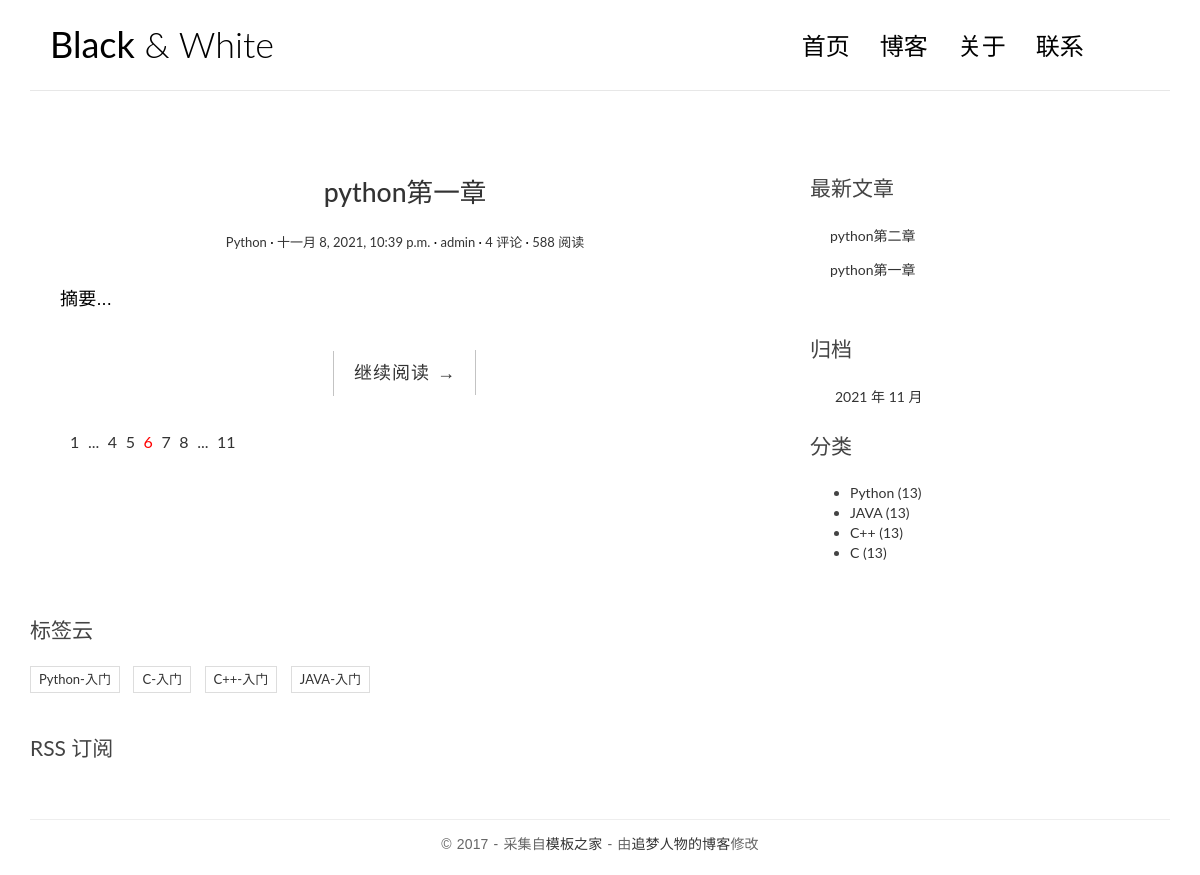
Page /tags/1/ on the committed database.
### apps/blog_2/models.py (models this page shows, shortened)
class BaseModel(models.Model):
    create_time = models.DateTimeField(default=datetime.now,
                                       verbose_name="添加时间")
    update_time = models.DateTimeField(auto_now=True,
                                       verbose_name='更新时间')  # 最后更新时间
    class Meta:
        abstract = True

class Post(BaseModel):
    title = models.CharField(max_length=70, verbose_name='文章标题')
    body = models.TextField(verbose_name='文章正文')
    excerpt = models.CharField(max_length=200, blank=True, verbose_name='正文内容')
    category = models.ForeignKey(Category, on_delete=models.CASCADE,
                                 verbose_name='文章所属分类')
    tags = models.ManyToManyField(Tag, blank=True, verbose_name='文章所属标签')
    author = models.ForeignKey(User, on_delete=models.CASCADE,
                               verbose_name='作者')
    class Meta:
        verbose_name = '文章'
        verbose_name_plural = verbose_name
    def get_absolute_url(self):
        print('*' * 10)
        print(self.pk)
        return reverse('blog_2:detail', kwargs={'pk': self.pk})

class Category(BaseModel):
    name = models.CharField(max_length=100, verbose_name='分类名称')
    class Meta:
        verbose_name = '分类'
        verbose_name_plural = verbose_name

class Tag(BaseModel):
    name = models.CharField(max_length=100, verbose_name='标签名称')
    class Meta:
        verbose_name = '标签'
        verbose_name_plural = verbose_name

### apps/blog_2/views.py (the view)
# urls.py: path('tags/<int:pk>/', views.tag, name='tag'),
def tag(request, pk):
    tag = get_object_or_404(Tag, pk=pk)
    post_list = Post.objects.filter(tags=tag).order_by('-create_time')
    return render(request, 'blog1/index.html',
                  context={'post_list': post_list})

### apps/blog_2/templatetags/blog_extras.py (called while the page is built)
@register.inclusion_tag('blog1/inclusions/_recent_posts.html',
                        takes_context=True)
def show_recent_posts(context, num=5):
    return {
        'recent_post_list': Post.objects.all().order_by('-create_time')[:num],
    }

@register.inclusion_tag('blog1/inclusions/_archives.html', takes_context=True)
def show_archives(context):
    return {
        'date_list': Post.objects.dates('create_time', 'month', order='DESC'),
    }

@register.inclusion_tag('blog1/inclusions/_categories.html',
                        takes_context=True)
def show_categories(context):
    return {
        'category_list': Category.objects.all(),
    }

@register.inclusion_tag('blog1/inclusions/_tags.html', takes_context=True)
def show_tags(context):
    return {
        'tag_list': Tag.objects.all(),
    }

### templates/blog1/index.html (shortened to what this page needs)
{% load static %}
{%load blog_extras%}
<!DOCTYPE html>
<html>
<head>
    <link rel="stylesheet"
          href="http://code.ionicframework.com/ionicons/2.0.1/css/ionicons.min.css">
    <link rel="stylesheet" href="{% static 'css/bootstrap.min.css' %}">
    <link rel="stylesheet" href="{% static 'css/pace.css' %}">
    <link rel="stylesheet" href="{% static 'css/custom.css' %}">
</head>
<body>
<div class="container">
    <header id="site-header">
        <div class="row">
            <div class="col-md-4 col-sm-5 col-xs-8">
                <div class="logo">
                    <h1><a href="index.html"><b>Black</b> &amp; White</a></h1>
                </div>
            </div>
            <div class="col-md-8 col-sm-7 col-xs-4">
                <nav class="main-nav" role="navigation">
                    <div class="collapse navbar-collapse" id="bs-example-navbar-collapse-1">
                        <ul class="nav navbar-nav navbar-right">
                            <li class="cl-effect-11"><a href="index.html" data-hover="首页">首页</a></li>
                            <li class="cl-effect-11"><a href="full-width.html" data-hover="博客">博客</a></li>
                            <li class="cl-effect-11"><a href="about.html" data-hover="关于">关于</a></li>
                            <li class="cl-effect-11"><a href="contact.html" data-hover="联系">联系</a></li>
                        </ul>
                    </div>
                </nav>
            </div>
        </div>
    </header>
</div>
<div class="content-body">
    <div class="container">
        <div class="row">
            <main class="col-md-8">
                {% for post in post_list %}
                <article class="post post-{{ post.pk }}">
                    <header class="entry-header">
                        <h1 class="entry-title">
                            <a href="{{ post.get_absolute_url }}">{{ post.title }}</a>
                        </h1>
                        <div class="entry-meta">
                            <span class="post-category"><a href="#">{{ post.category.name }}</a></span>
                            <span class="post-date"><a href="#"><time class="entry-date"
                                                                      datetime="{{ post.create_time }}">{{ post.create_time }}</time></a></span>
                            <span class="post-author"><a href="#">{{ post.author }}</a></span>
                            <span class="comments-link"><a href="#">4 评论</a></span>
                            <span class="views-count"><a href="#">588 阅读</a></span>
                        </div>
                    </header>
                    <div class="entry-content clearfix">
                        <p>{{ post.excerpt }}...</p>
                        <div class="read-more cl-effect-14">
                            <a href="{{ post.get_absolute_url }}" class="more-link">继续阅读 <span class="meta-nav">→</span></a>
                        </div>
                    </div>
                </article>
                {% empty %}
                    <div class="no-post">暂时还没有发布的文章！</div>
                {% endfor %}
                <div class="pagination">
                    <ul>
                        <li><a href="">1</a></li>
                        <li><a href="">...</a></li>
                        <li><a href="">4</a></li>
                        <li><a href="">5</a></li>
                        <li class="current"><a href="">6</a></li>
                        <li><a href="">7</a></li>
                        <li><a href="">8</a></li>
                        <li><a href="">...</a></li>
                        <li><a href="">11</a></li>
                    </ul>
                </div>
            </main>
            <aside class="col-md-4">
                  {% show_recent_posts %}
                  {% show_archives %}
                  {% show_categories %}
                  {% show_tags %}
                <div class="rss">
                    <a href=""> RSS 订阅</a>
                </div>
        </div>
    </div>
<footer id="site-footer">
    <div class="container">
        <div class="row">
            <div class="col-md-12">
                <p class="copyright">&copy 2017 - 采集自<a href="http://www.cssmoban.com/"
                                                        target="_blank" title="模板之家">模板之家</a>
                    - 由<a href="http://zmrenwu.com/" title="网页模板" target="_blank">追梦人物的博客</a>修改
                </p>
            </div>
        </div>
    </div>
</footer>
</body>
</html>
</body>
</html>

### templates/blog1/inclusions/_recent_posts.html
<div class="widget widget-recent-posts">
  <h3 class="widget-title">最新文章</h3>
  <ul>
    {% for post in recent_post_list %}
      <li>
        <a href="{{ post.get_absolute_url }}">{{ post.title }}</a>
      </li>
    {% empty %}
      暂无文章！
    {% endfor %}
  </ul>
</div>

### templates/blog1/inclusions/_categories.html
<div class="widget widget-category">
  <h3 class="widget-title">分类</h3>
  <ul>
    {% for category in category_list %}
      <li>
        <a href="{% url 'blog_2:category' category.pk %}">{{ category.name }} <span class="post-count">(13)</span></a>
      </li>
    {% empty %}
      暂无分类！
    {% endfor %}
  </ul>
</div>

### templates/blog1/inclusions/_tags.html
<div class="widget widget-tag-cloud">
  <h3 class="widget-title">标签云</h3>
  <ul>
    {% for tag in tag_list %}
      <li>
        <a href="{% url 'blog_2:tag' tag.pk %}">{{ tag.name }}</a>
      </li>
    {% empty %}
      暂无标签！
    {% endfor %}
  </ul>
</div>

### static/css/custom.css (style rules this page uses)
* { outline: none; }
h1, h2, h3, h4, h5, h6 { margin-top: 0; }
b { font-weight: 400; }
a { color: #333; }
body { color: #444; font-family: 'Lato', sans-serif; }
p { font-family: 'Ubuntu', sans-serif; font-weight: 400; word-spacing: 1px; letter-spacing: 0.01em; }
#site-header { background-color: #FFF; padding: 25px 20px; margin-bottom: 40px; border-bottom: 1px solid #e7e7e7; }
.logo h1 a { color: #000; }
.logo h1 { margin: 0; font-family: 'Lato', sans-serif; font-weight: 300; }
.main-nav { margin-top: 11px; max-width: 95%; }
.main-nav a { color: #000000 !important; padding: 0 0 5px 0 !important; margin-right: 30px; font-family: 'Lato', sans-serif; font-weight: 300; font-size: 24px; }
.cl-effect-11 a { padding: 10px 0; color: #0972b4; text-shadow: none; }
.cl-effect-11 a::before { position: absolute; top: 0; left: 0; overflow: hidden; padding: 0 0 5px 0 !important; max-width: 0; border-bottom: 1px solid #000; color: #000; content: attr(data-hover); white-space: nowrap; -webkit-transition: max-width 0.5s; -moz-transition: max-width 0.5s; transition: max-width 0.5s; }
.content-body { padding-bottom: 4em; }
.post { background: #fff; padding: 30px 30px 0; }
.entry-title { text-align: center; font-size: 1.9em; margin-bottom: 20px; line-height: 1.6; padding: 10px 20px 0; }
.entry-meta { text-align: center; color: #DDDDDD; font-size: 13px; margin-bottom: 30px; }
.entry-content { font-size: 18px; line-height: 1.9; font-weight: 300; color: #000; }
.post-category::after, .post-date::after, .post-author::after, .comments-link::after { content: ' ·'; color: #000; }
.read-more { font-family: 'Ubuntu', sans-serif; font-weight: 400; word-spacing: 1px; letter-spacing: 0.01em; text-align: center; margin-top: 20px; }
.cl-effect-14 a { padding: 0 20px; height: 45px; line-height: 45px; position: relative; display: inline-block; margin: 15px 25px; letter-spacing: 1px; font-weight: 400; text-shadow: 0 0 1px rgba(255, 255, 255, 0.3); }
.cl-effect-14 a::before, .cl-effect-14 a::after { position: absolute; width: 45px; height: 1px; background: #C3C3C3; content: ''; -webkit-transition: all 0.3s; -moz-transition: all 0.3s; transition: all 0.3s; pointer-events: none; }
.cl-effect-14 a::before { top: 0; left: 0; -webkit-transform: rotate(90deg); -moz-transform: rotate(90deg); transform: rotate(90deg); -webkit-transform-origin: 0 0; -moz-transform-origin: 0 0; transform-origin: 0 0; }
.cl-effect-14 a::after { right: 0; bottom: 0; -webkit-transform: rotate(90deg); -moz-transform: rotate(90deg); transform: rotate(90deg); -webkit-transform-origin: 100% 0; -moz-transform-origin: 100% 0; transform-origin: 100% 0; }
.widget { background: #fff; padding: 30px 0 0; }
.widget-title { font-size: 1.5em; margin-bottom: 20px; line-height: 1.6; padding: 10px 0 0; font-weight: 400; }
.widget-recent-posts ul { padding: 0; margin: 0; padding-left: 20px; }
.widget-recent-posts ul li { list-style-type: none; position: relative; line-height: 170%; margin-bottom: 10px; }
.widget-recent-posts ul li::before { content: '\f3d3'; font-family: "Ionicons"; position: absolute; left: -17px; top: 3px; font-size: 16px; color: #000; }
.widget-tag-cloud ul { padding: 0; margin: 0; margin-right: -10px; }
.widget-tag-cloud ul li { list-style-type: none; font-size: 13px; display: inline-block; margin-right: 10px; margin-bottom: 10px; padding: 3px 8px; border: 1px solid #ddd; }
.rss { font-size: 21px; margin-top: 30px; }
.rss a { color: #444; }
#site-footer { padding-top: 10px; padding: 0 0 1.5em 0; }
.copyright { text-align: center; padding-top: 1em; margin: 0; border-top: 1px solid #eee; color: #666; }
.pagination ul { list-style: none; }
.pagination ul li { display: inline-block; font-size: 16px; margin-right: 5px; }
.current a { color: red; }

### rows in the picture
Post: title "python第一章", category.name "Python", create_time "十一月 8, 2021, 10:39 p.m.", author "admin", excerpt "摘要"
Post: title "python第二章"
Category: name "Python"
Category: name "JAVA"
Category: name "C++"
Category: name "C"
Tag: name "Python-入门"
Tag: name "C-入门"
Tag: name "C++-入门"
Tag: name "JAVA-入门"

### other values in the picture
{{ date.year }} "2021"
{{ date.month }} "11"
